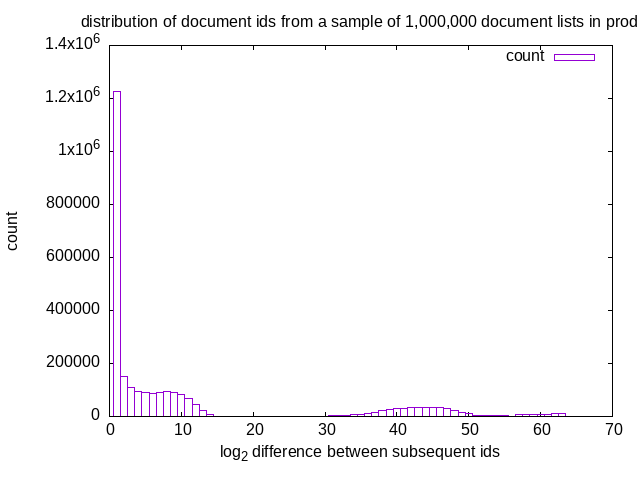

This chart was generated by the following gnuplot code:
#!/usr/bin/env gnuplot

set term png
set output 'docidhisto.png'
set xlabel 'log_2 difference between subsequent ids'
set ylabel 'count'
set title 'distribution of document ids from a sample of 1,000,000 document lists in prod'
plot 'docidhisto.csv' using 1:2 with boxes title 'count'
